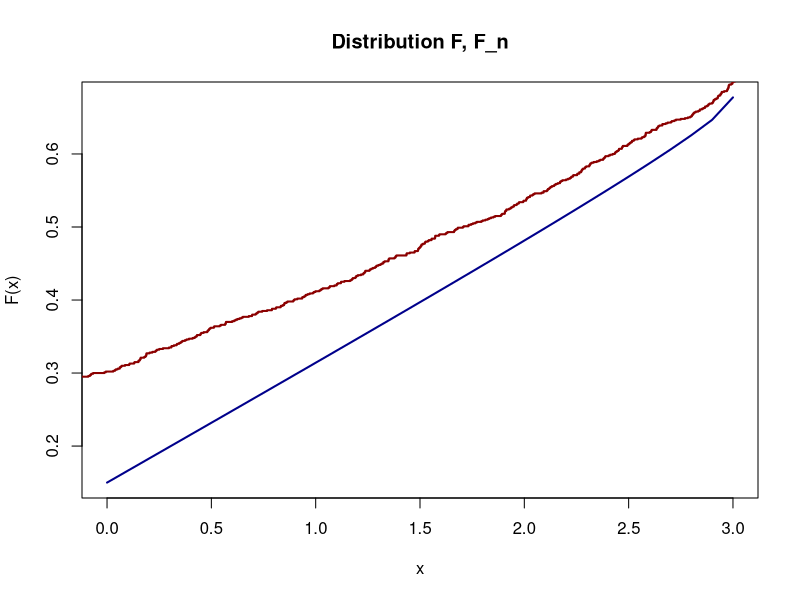
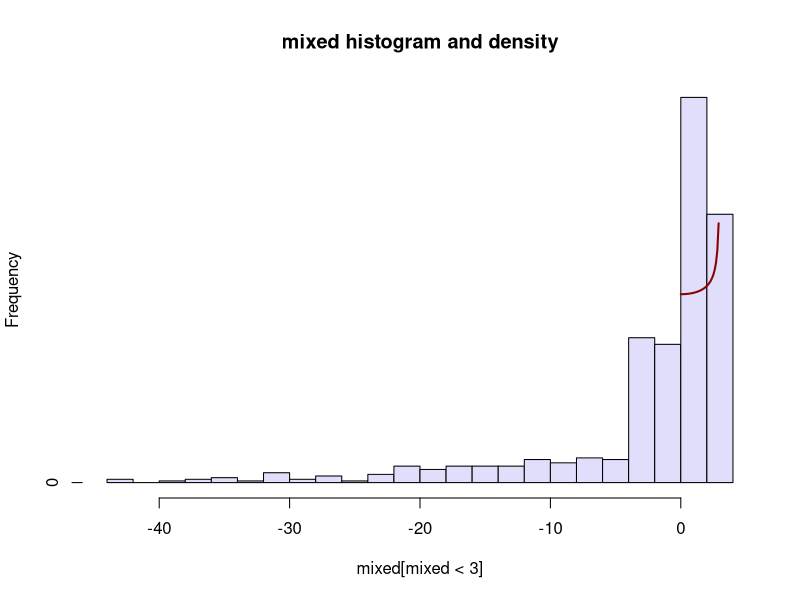

These charts were generated, in order, by the following R code:
## ---- chunk 1

  N = 1000

## ---- chunk 2

  p1 = 0.1
  p2 = 0.2
  p3 = 0.7
  
  mu = 0 
  sigma_2 = 16
  
  d = 3
  
  a = 0
  b = 5
  
  pi_1 = 1/pi
  
## ---- chunk 3

  F2 <- function(x) {
    return (1/2 + pi_1 * asin(x/d))
  }  
  
  F2_inv <- function(y) {
    return (d*sin(pi/2 * (2*y - 1))) 
  }

## ---- chunk 4

  U1 = rnorm(N, mu, sigma_2) # norm distribution
  U  = runif(N, 0, 1)  
  U2 = F2_inv(U)             # arcsin distribution, Smirnov method
  U3 = runif(N, a, b)        # uniform distribution

## ---- chunk 5

  random_vector = sample(0:2, N, TRUE)
  mixed = U1*(random_vector==0) + U2*(random_vector == 1) + U3*(random_vector == 2)
  
## ---- chunk 6

  F <- function(x) { 
    
    # distribution mix 
    return ( p1 * pnorm(x, mean=mu, sd = sigma_2) + p2 * (0.5 + pi_1 * asin(x/d)) + p3 * punif(x, a, b))
  }

## ---- chunk 7

  x = seq(0.0, 3.0, 0.1)
  plot(x, F(x), main = "Distribution F, F_n", type="l", col="dark blue", lwd=2)
  lines(ecdf(mixed), col="dark red", lwd=2)
  
## ---- chunk 8

  f <- function(x) { 
    
    # density mix 
    return ( p1 * dnorm(x, mean=mu, sd = sigma_2) + p2 * (pi_1 * 1/sqrt(d^2 - x^2)) + p3 * dunif(x, a, b) )
  }

## ---- chunk 9

  h = hist(mixed[mixed < 3.0], breaks = round(1.72*(N ** (1/3))), plot=FALSE)
  h$counts=h$counts/sum(h$counts)
  plot(h,  main = "mixed histogram and density", col = "#E1DEFC")
  
  lines(x, f(x), type="l", col="dark red", lwd=2) 
  
## ---- chunk 10

  mean_mixed = mean(mixed) 
  var_mixed = var(mixed)
  cat("Mean = 1.85", "\nMean_mixed = ", mean_mixed, "\nError mean = ", abs(mean_mixed -  1.85))
  cat("\nVar  = 3.0831", "\nVar_mixed = ", var_mixed, "\nError var  = ", abs(var_mixed  -  3.0831))
  
## ---- chunk 11

  sqrt_N_inv = 1/sqrt(N)

  for (alpha in c(0.1, 0.05, 0.0026)) {
    
      q = qnorm(1 - alpha/2)
      S = sd(mixed)
      mean_interval = c(mean_mixed - q * S * sqrt_N_inv, mean_mixed + q * S * sqrt_N_inv)

      M_2 = sum((mixed - mean_mixed) ** 2) / N
      M_4 = sum((mixed - mean_mixed) ** 4) / N
  
      sqrt_moments = (M_4 - M_2 ** 2) ** (0.5)
      var_interval = c(var_mixed - q * sqrt_moments * sqrt_N_inv, var_mixed + q * sqrt_moments * sqrt_N_inv)
      
      
      cat(mean_interval, " - доверительный интервал для м.о с уровнем значимости ", alpha, "\n")
      cat(var_interval, " - доверительный интервал для дисперсии с уровнем значимости ", alpha, "\n\n")
  }

## ---- chunk 12
  
  M_3 = sum((mixed - mean_mixed) ** 3) / N
  
  B = M_3/((var_mixed) ** (3/2))
  E = M_4/(var_mixed ** 2)
  
  
  cat("Параметр асимметрии B = ", B, "\n")
  cat("Параметр эксцесса   E = ", E)

## ---- chunk 13
  
  mediana_mixed = median(mixed)
  quantiles_mixed = quantile(mixed, probs = c(0.25, 0.75),  na.rm = TRUE, names = FALSE)
  cat("Медиана mixed  = ", mediana_mixed, "\n")
  cat("Квантили mixed = ", quantiles_mixed, "\n")
  
## ---- chunk 14
    # solve F(x) = 0.5

    F <- function(x) ( p1 * pnorm(x, mean=mu, sd = sigma_2) + p2 * (0.5 + pi_1 * asin(x/d)) + p3 * punif(x, a, b) - 0.5)
    mediana_theoretical <- uniroot(F, c(0, 3), tol = 0.01)
    cat("Медиана theoretical  = ", mediana_theoretical$root, "\n")
    
    cat("Ошибка медианы       = ", abs(mediana_mixed - mediana_theoretical$root))
## ---- chunk 15
  quantile_theoretical = quantile(F(x), probs = c(0.25, 0.75), na.rm = TRUE, names = FALSE)

  cat("Квантили theoretical = ", quantile_theoretical, "\n")
  cat("Ошибка квантили      = ", abs(quantiles_mixed - quantile_theoretical))
  
